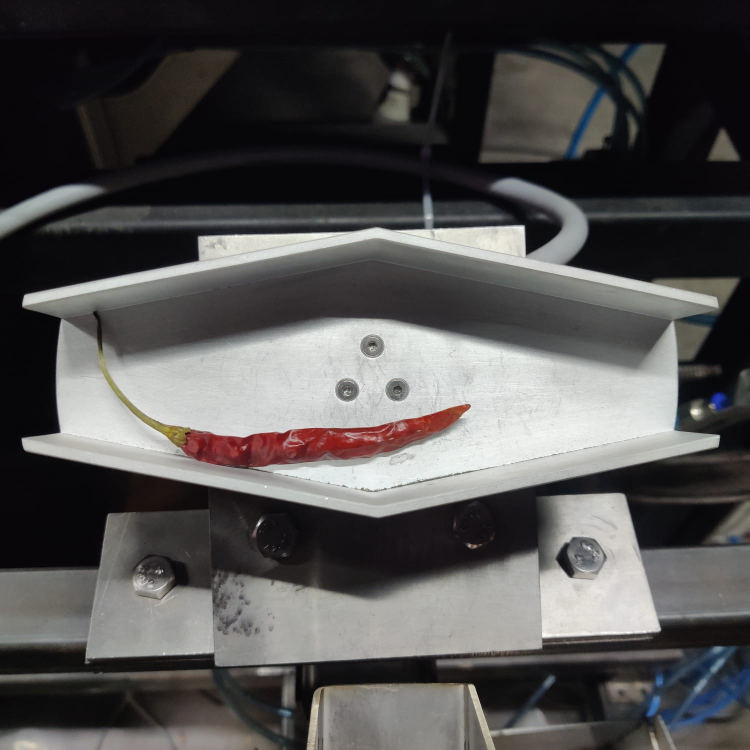
#> input picture Image1.jpeg, 1500 x 1500 px (shown at 1/2 size)
$ python -i open_mv_v28.py   (imports and definitions only)
#> lines starting #> are read from the running program, lines starting #| are printed output that depends on the picture
"""Run the REAL detector on REAL frames saved from the OpenMV IDE.

The camera cannot be driven from here, but the pictures it takes can be fed to
exactly the same code that runs on it. That closes the loop that has cost this
project most of its rounds: instead of guessing at a screenshot, the detector is
run on the actual pixels and prints the full profile.

    python manual2/run_on_image.py empty.png chilli.png

  empty.png   a frame of the EMPTY chute. The detector learns its background
              from this, exactly as it does on the camera at start-up. Without
              it the rails, the stopper bar and any fixed shadow are counted as
              chilli, and the answer means nothing.
  chilli.png  the frame to judge.

Save both from the IDE with DRAW_OVERLAY = False in open_mv2.py, so the boxes
the code draws are not fed back into it as image data.
"""
import os
import sys

try:
    from PIL import Image
except ImportError:
    sys.exit("Pillow is needed: py -m pip install pillow")

HERE = os.path.dirname(os.path.abspath(__file__))


# [73 lines left out: functions newest_version, load_detector, not called in this run]


class Frame:
    """A saved picture, presented the way the OpenMV image API presents one."""

    def __init__(self, path):
#> called with path = '../Image1.jpeg'
        im = Image.open(path).convert("RGB")
#> im is the input picture: PIL image 1500x1500 RGB; mean R, G, B 82.9, 81.4, 80.8
        if im.size != (320, 240):
            print("  note: %s is %dx%d, resizing to 320x240 to match the camera"
                  % (os.path.basename(path), im.size[0], im.size[1]))
#|   note: Image1.jpeg is 1500x1500, resizing to 320x240 to match the camera
            im = im.resize((320, 240))
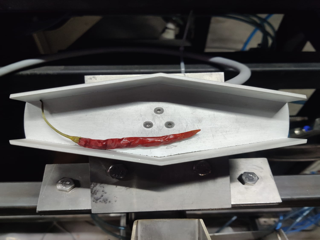
#> im: PIL image 320x240 RGB; mean R, G, B 82.9, 81.4, 80.8
        lab = im.convert("LAB")
#> lab: PIL image 320x240 LAB; mean of channels 0, 1, 2 84.1, 69.3, 104
        px = lab.load()
        self.W, self.H = 320, 240
        # OpenMV uses L 0..100 and a/b -128..127; PIL packs all three into
        # 0..255, so both have to be rescaled or every threshold is meaningless.
        self.L = [[px[x, y][0] * 100.0 / 255.0 for x in range(320)]
                  for y in range(240)]
#> self.L = 240 items
        self.A = [[px[x, y][1] - 128.0 for x in range(320)] for y in range(240)]
#> self.A = 240 items
        self._hcache = {}

    # [32 lines left out: functions _px, get_histogram, get_statistics, not called in this run]

    def find_blobs(self, *a, **k):
        return []


# [41 lines left out: function main, not called in this run]


# [2 lines not run here, left out]

>>> result = Frame('../Image1.jpeg').find_blobs()
